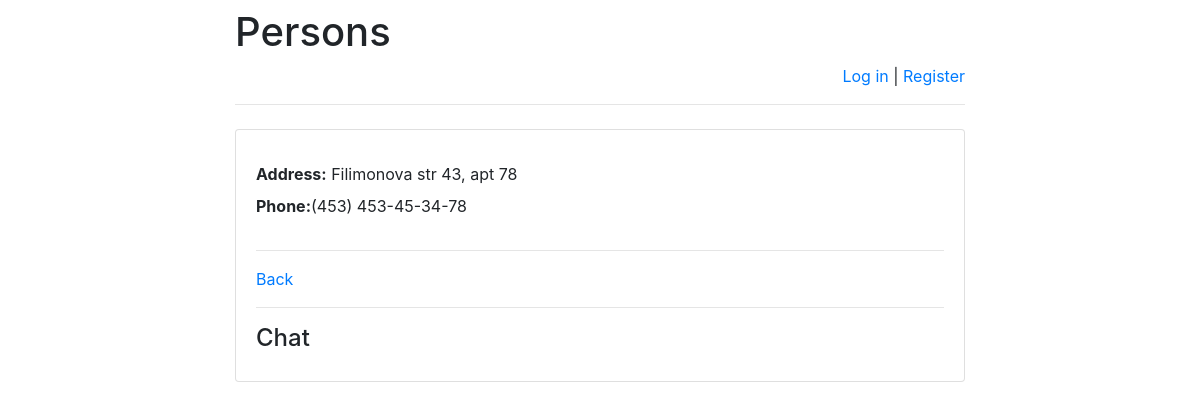
The app's page /addressbook/3/, older data.
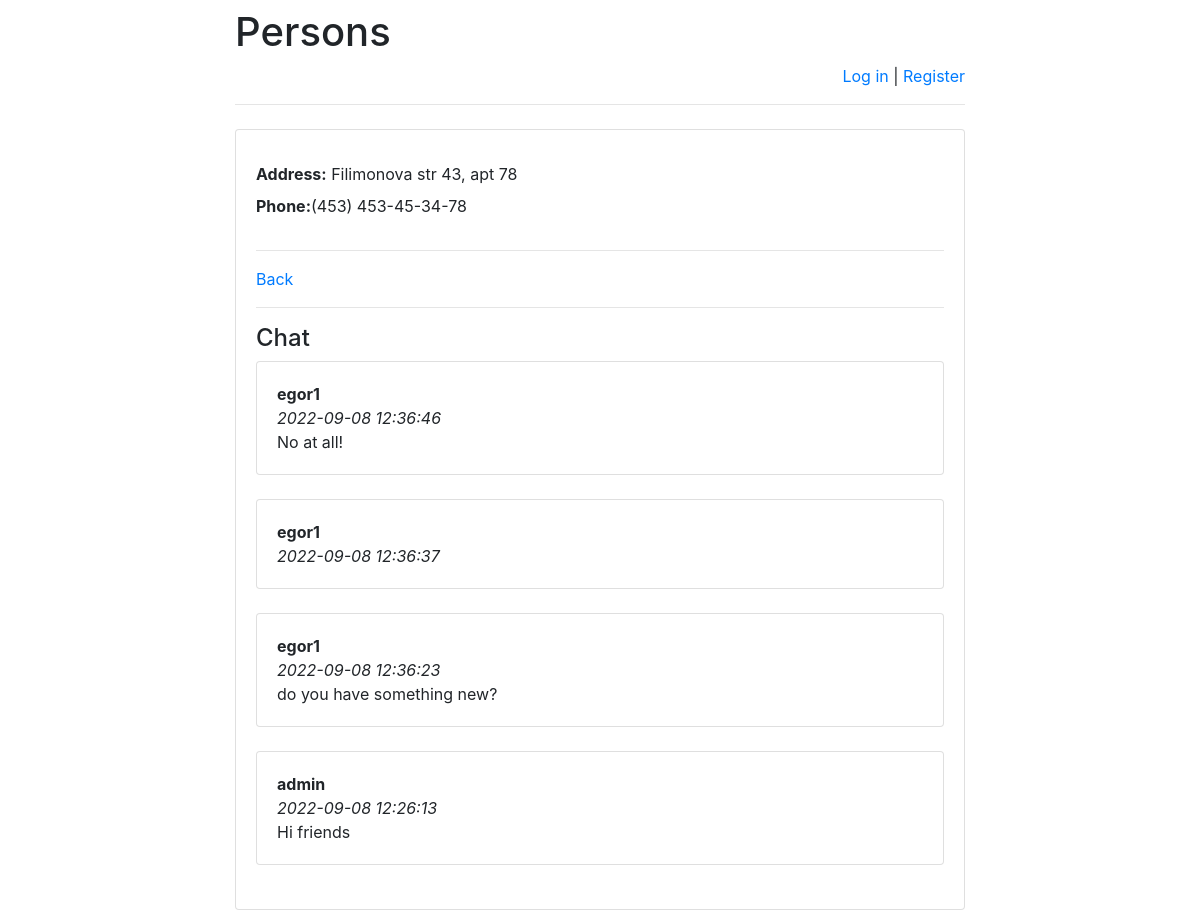
The same page, newer data.
### addressbook/models.py (models this page shows)
class Address(models.Model):
    person = models.ForeignKey(Person, on_delete=models.CASCADE)
    address = models.CharField(max_length=255)
    phone = models.CharField(max_length=255)

class Message(models.Model):
    chat = models.ForeignKey(Person, verbose_name='Chat under person', on_delete=models.CASCADE)
    author = models.ForeignKey(User, verbose_name='User', on_delete=models.CASCADE)
    message = models.TextField('Message')
    pub_date = models.DateTimeField('Message date', default=timezone.now)

### addressbook/views.py (the view)
# urls.py: re_path(r'^([0-9]+)/$', views.address, name='address'),
def address(request, person_id):
    error_message = None
    if "error_message" in request.GET:
        error_message = request.GET["error_message"]
    return render(
        request,
        "address.html",
    {
        "person": get_object_or_404(Person, pk=person_id),
        "error_message": error_message,
        "latest_messages":
            Message.objects
                .filter(chat_id=person_id)
                .order_by('-pub_date')[:5]
    }
)

### templates/address.html (shortened to what this page needs)
{% extends 'base.html' %}
{% block main %}
<form action="address/" method="post">
    {% for address in person.address_set.all %}
        <label for="address{{ forloop.counter }}">
        <label><b>Address:</b> </label>  {{ address.address }}<br>
        <label><b>Phone:  </b></label>{{ address.phone }}
        </label><br>
    {% endfor %}
<hr>
<a href="/addressbook/" style="alignment: right">Back</a>
</form>
    <hr>
<h4>Chat</h4>
<div id="history">
    {% for message in latest_messages %}
        <div class="card">
        <div class="card-body">
            <strong>
                {{ message.author.username }}
            </strong>
            <br/>
            <em>
                {{ message.pub_date|date:'Y-m-d H:i:s' }}
            </em>
            <br/>
            {{ message.message }}
        </div>
        </div>
        <br/>
    {% endfor %}
</div>
{% endblock %}

### templates/base.html (shortened to what this page needs)
<!doctype html>
<html lang="en">
<head>
    <link rel="stylesheet"
href="https://stackpath.bootstrapcdn.com/bootstrap/4.1.3/css/bootstrap.min.css">
</head>
<body>
<div class="container">
    <div class="row justify-content-center">
        <div class="col-8">
            <h1 class="mt-2">Persons</h1>
            {% if user.is_authenticated %}
                <p class="text-right">
                    Hello, {{ user.username }}!
                    <a href="/addressbook/logout">Log out</a> |
                    <a href="/addressbook/password-change">
                        Change password
                    </a>
                </p>
            {% else %}
                <p class="text-right">
                    <a href="/addressbook/login">Log in</a> |
                    <a href="/addressbook/register">Register</a>
                </p>
            {% endif %}
            <hr class="mt-0 mb-4">
            <div class="card">
                <div class="card-body">
                    {% block main %}
                    {% endblock %}
                </div>
            </div>
        </div>
    </div>
</div>
</body>
</html>

Row changes from the older to the newer data that the page shows:
added Message: author.username "egor1", pub_date "2022-09-08 12:36:46", message "No at all!"
added Message: author.username "egor1", pub_date "2022-09-08 12:36:37"
added Message: author.username "egor1", pub_date "2022-09-08 12:36:23", message "do you have something new?"
added Message: author.username "admin", pub_date "2022-09-08 12:26:13", message "Hi friends"
